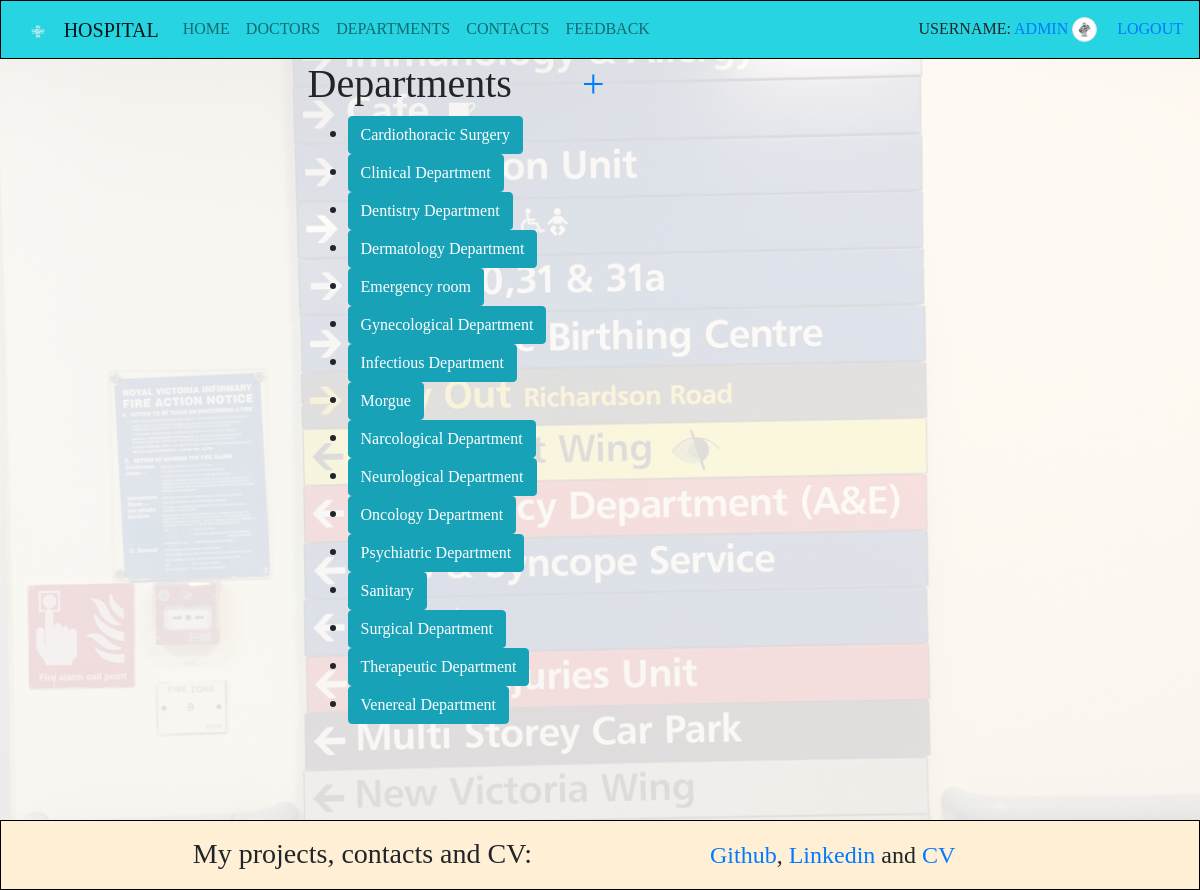
The app's page /departments/ (signed in) with its own data.
### app/models.py (models this page shows, shortened)
class Doctor(AbstractUser):
    experience = models.IntegerField(null=True, blank=True, default=0)
    description = models.CharField(max_length=255, null=True, blank=True)
    contacts = models.IntegerField(null=True, blank=True)
    avatar = models.ImageField(upload_to="avatars", null=True, blank=True, default="avatars/default_user.png")
    department = models.ManyToManyField(Department)
    class Meta:
        ordering = ["first_name"]

class Department(models.Model):
    name = models.CharField(max_length=255)
    description = models.CharField(max_length=500, null=True, blank=True)
    class Meta:
        ordering = ["name"]

### app/views.py (the view)
# urls.py: path("departments/", DepartmentsListView.as_view(), name="departments_list"),
class DepartmentsListView(generic.ListView):
    model = Department
    template_name = "app/departments_list.html"
    context_object_name = "departments_list"

### templates/app/departments_list.html
{% extends "base.html" %}
{% block content %}
    <div class="department">
        <h1>Departments &nbsp &nbsp &nbsp <a href="{% url 'app:departments_create' %}">+</a></h1>
        <ul>
            {% for departments in departments_list %}
                <li>
                    <a class="btn btn-info" href="{% url 'app:departments_detail' pk=departments.id %}">{{ departments.name }}</a>
                </li>
            {% endfor %}
        </ul>
    </div>
{% endblock %}
{% block background %}
    <div class="departments_background"></div>
{% endblock %}

### templates/includes/navbar.html (shortened to what this page needs)
<nav class="navbar navbar-light navbar-expand-lg bg-navbar fixed-top" role="navigation">
    <a class="navbar-brand">
        <img src="/static/images/brand-logo.jpeg" alt="" height="25">
        Hospital
    </a>
    <div class="collapse navbar-collapse" id="navbarSupportedContent">
        <ul class="navbar-nav mr-auto">
            <li class="nav-item">
                <a class="nav-link" href="{% url 'app:index' %}">Home</a>
            </li>
            <li class="nav-item">
                <a class="nav-link" href="{% url 'app:doctors_list' %}">Doctors</a>
            </li>
            <li class="nav-item">
                <a class="nav-link" href="{% url 'app:departments_list' %}">Departments</a>
            </li>
            <li class="nav-item">
                <a class="nav-link" href="{% url 'app:doctors_contact_list' %}">Contacts</a>
            </li>
            <li class="nav-item">
                <a class="nav-link" href="{% url 'app:contact_us' %}">Feedback</a>
            </li>
        </ul>
        <form class="form my-2 my-lg-0">
             {% if user.is_authenticated %}
                 Username: <a href="{% url 'app:doctor_detail' pk=user.id %}">{{ user.get_username }}</a>
                 <img class="img-thumbnail rounded-circle" style="width: 25px; height: 25px;" src="{{ user.avatar.url }}">
                 <a href="{% url 'logout'%}?next={{request.path}}">Logout</a>
            {% else %}
                <a href="{% url 'login'%}?next={{request.path}}">Login</a>
            {% endif %}
        </form>
    </div>
</nav>

### static/css/styles.css (style rules this page uses)
body { font-family: Verdana, serif; position: relative; min-height: 100vh; padding-top: 60px; padding-bottom: 150px; }
.departments_background { background: url("../images/departments_page.jpeg") center center/cover no-repeat; opacity: 15%; display: block; width: 100%; height: 100%; position: absolute; top: 0; left: 0; }
.navbar { background-color: #27d4e2; border: 1px solid black; text-transform: uppercase; }
.nav-item a::after { content: ''; display: block; width: 100%; background-color: #ccc; height: 1px; transform: scale(0); }
.department { margin-left: 25%; }

### records on screen
Doctor: get_username "ADMIN", avatar (picture)
Department: name "Cardiothoracic Surgery"
Department: name "Clinical Department"
Department: name "Dentistry Department"
Department: name "Dermatology Department"
Department: name "Emergency room"
Department: name "Gynecological Department"
Department: name "Infectious Department"
Department: name "Morgue"
Department: name "Narcological Department"
Department: name "Neurological Department"
Department: name "Oncology Department"
Department: name "Psychiatric Department"
Department: name "Sanitary"
Department: name "Surgical Department"
Department: name "Therapeutic Department"
Department: name "Venereal Department"
